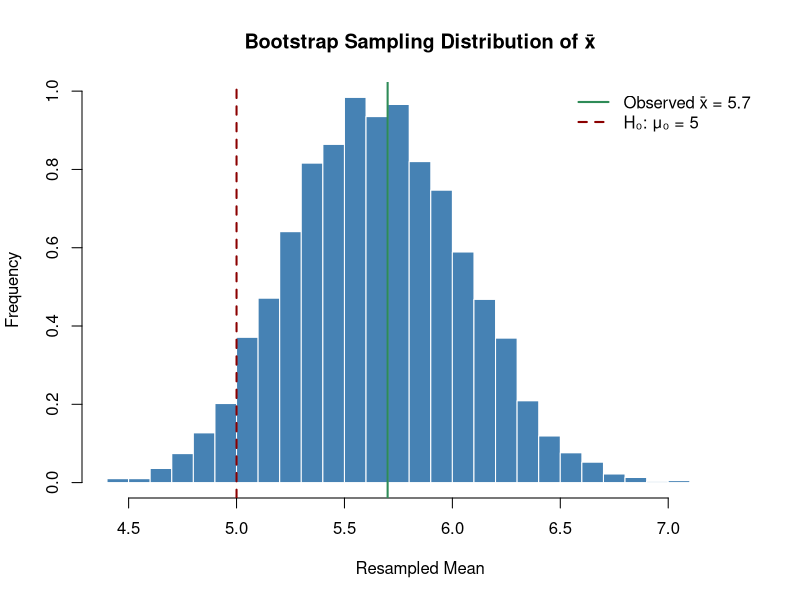

R code for this plot:
## ---- chunk 1
knitr::opts_chunk$set(
  echo    = TRUE,
  warning = FALSE,
  message = FALSE,
  comment = "#>"
)
## ---- chunk 2
# Blood pressure reduction measurements (sample data)
bp_sample <- c(5, 7, 4, 6, 5, 8, 7, 6, 5, 4)

# Hypothesised population mean under H0
mu_0 <- 5

# Sample statistics
n           <- length(bp_sample)
x_bar       <- mean(bp_sample)
s           <- sd(bp_sample)
df          <- n - 1        # degrees of freedom

# t-statistic
t_stat <- (x_bar - mu_0) / (s / sqrt(n))

# Two-tailed p-value
p_value <- 2 * pt(-abs(t_stat), df = df)

cat("Sample mean   :", round(x_bar,  4), "\n")
cat("Std deviation :", round(s,      4), "\n")
cat("t-statistic   :", round(t_stat, 4), "\n")
cat("Degrees of freedom:", df, "\n")
cat("p-value       :", round(p_value, 4), "\n")
cat("Decision      :", ifelse(p_value < 0.05,
                              "Reject H0 (significant)",
                              "Fail to reject H0"), "\n")
## ---- chunk 3
t.test(bp_sample, mu = mu_0)
## ---- chunk 4
set.seed(123)

n                    <- length(bp_sample)
num_simulations      <- 10000
simulated_means      <- numeric(num_simulations)

for (i in 1:num_simulations) {
  boot_sample          <- sample(bp_sample, size = n, replace = TRUE)
  simulated_means[i]   <- mean(boot_sample)
}

# Visualise the bootstrap sampling distribution
hist(simulated_means,
     breaks = 40,
     col    = "steelblue",
     border = "white",
     main   = "Bootstrap Sampling Distribution of x̄",
     xlab   = "Resampled Mean",
     ylab   = "Frequency",
     freq   = FALSE)

# Mark the null hypothesis mean
abline(v = mu_0,   col = "darkred",  lwd = 2, lty = 2)
# Mark the observed sample mean
abline(v = x_bar,  col = "seagreen", lwd = 2)

legend("topright",
       legend = c(paste0("Observed x̄ = ", round(x_bar, 2)),
                  paste0("H₀: μ₀ = ", mu_0)),
       col    = c("seagreen", "darkred"),
       lwd    = 2, lty = c(1, 2), bty = "n")
## ---- chunk 5
# Bootstrap p-value: proportion of resampled means as extreme as x_bar
# (two-tailed: shift distribution to be centred at mu_0)
shifted_means <- simulated_means - mean(simulated_means) + mu_0
boot_p_value  <- mean(abs(shifted_means - mu_0) >= abs(x_bar - mu_0))

cat("Bootstrap p-value:", round(boot_p_value, 4), "\n")
cat("Parametric p-value:", round(p_value, 4), "\n")
